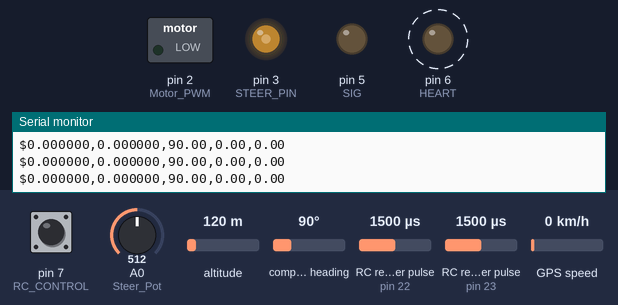
The sketch below on a simulated Arduino Mega 2560, built with avr-gcc and run on an emulated ATmega2560. Shown: switched loads named in the sketch (green lamp = pin HIGH), output pins drawn as LEDs (lit = HIGH), the last lines printed to the serial monitor. Wiring (inferred from the names in the program): 2 × RC receiver channel: data pin 22 / data pin 23; CMPS compass at I2C address 0x60. Dashed ring = blinking. The inputs (shaded band) are chosen by the test bench; at power-on: RC receiver pulse (sensors on pin 22, pin 23) 1500 µs, A0 (Steer_Pot) = 512, pin 7 (RC_CONTROL) HIGH, altitude 120 m, compass heading 90°, GPS speed 0 km/h. The GPS gets a fix after 3 s at 37.7749, -122.4194 with 8 satellites.

Above: at 1.4 s.
1.5 s: RC receiver pulse (sensor on pin 22) set to 1020 µs
At 3.0 s:
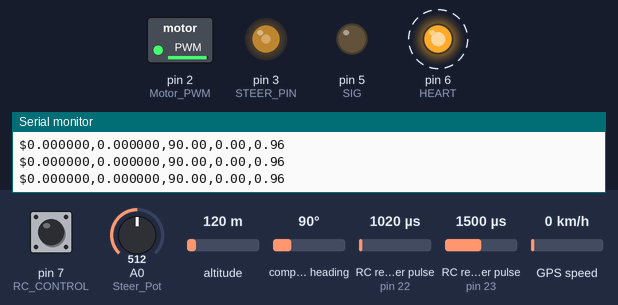
5.0 s: A0 (Steer_Pot) set to 490
At 6.0 s:
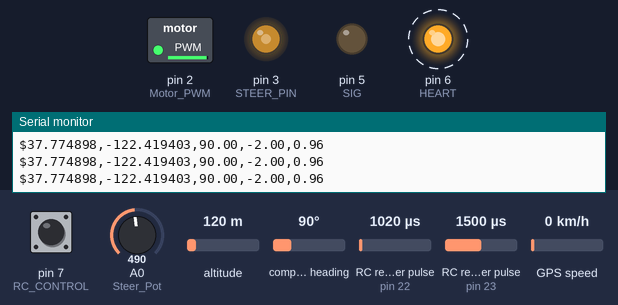
8.5 s: RC receiver pulse (sensor on pin 23) set to 1020 µs
At 9.1 s:
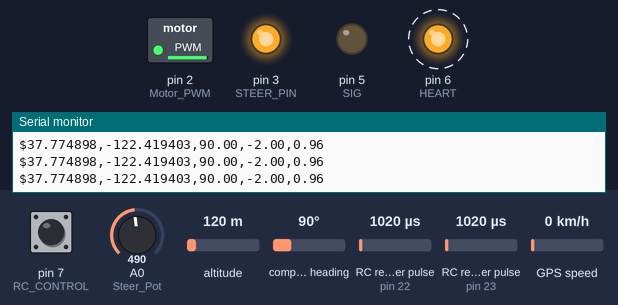
12.0 s: pin 7 (RC_CONTROL) pulled LOW for 0.15 s
At 12.1 s:
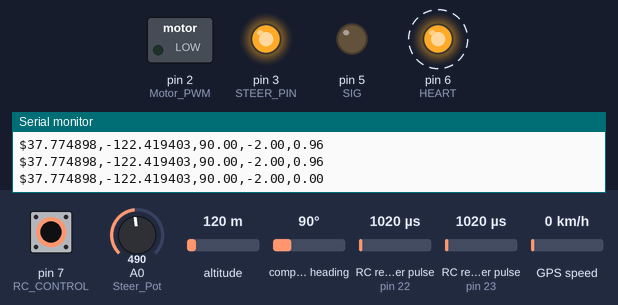
15.5 s: RC receiver pulse (sensor on pin 22) set to 1250 µs
At 16.3 s:
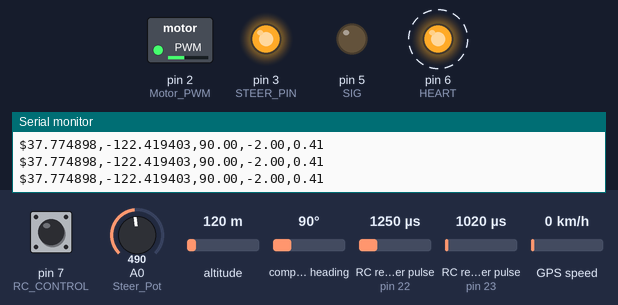
19.0 s: A0 (Steer_Pot) set to 992
At 20.5 s:
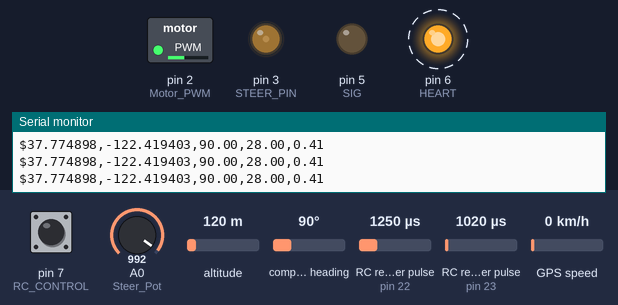
Timing chart, 0 to 23.5 s (numbered marks = the images above; inputs shaded):
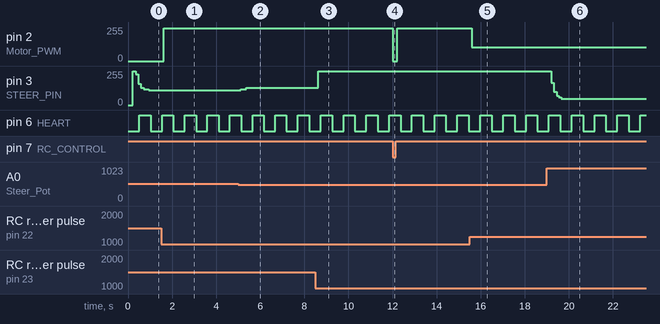

Measured:
- after the input at 1.5 s, pin 2 (Motor_PWM): 0/255 → 245/255 after 0.12 s
- after the input at 5.0 s, pin 3 (STEER_PIN): 110/255 → 120/255 after 0.12 s, → 129/255 0.24 s later
- after the input at 8.5 s, pin 3 (STEER_PIN): 129/255 → 255/255 after 0.12 s
- after the input at 12.0 s, pin 2 (Motor_PWM): 245/255 → 0/255 at once, → 245/255 0.20 s later
- after the input at 15.5 s, pin 2 (Motor_PWM): 245/255 → 104/255 after 0.10 s
- after the input at 19.0 s, pin 3 (STEER_PIN): moves from 255/255 to 48/255 over 0.46 s, starting after 0.20 s
- by itself, pin 6 (HEART): alternates HIGH for 0.52 s and LOW for 0.52 s

The sketch:

final_Quadbike_code.ino
```cpp
//$steer angle,speed m/s:
//e.g. $10,0.5:

//Returns
//Lat,lon,bearing,act speed, act steer \n
//kinematics: 345 cm diameter at 20 degrees (reported

#include <Wire.h>

#include <NMEAGPS.h>
#include <GPSport.h>


#include <avr/wdt.h>  //For watchdog timer


//Interface pins
#define SPEED_RC 22
#define STEER_RC 23
#define Steer_Pot A0  // Potentiometer on Analogue pin 0
//define sensorPin A1 // (used in theroy test) Pot for m/s
#define Motor_PWM 2 // PWM pin to control the Motor
#define STEER_PIN 3
#define HEART 6
#define SIG 5
#define RC_CONTROL 7

//Program constants
#define SER_MON 0  //Debug mode


#define MOTOR_TIME 100      //Interrupt time to send new data to steer and speed motors
#define LCD_TIME 500        //Time between LCD refresh
#define PC_WATCHDOG_TIME 1000  //Timeout to stop robot if no command rcvd
#define PC_COM_TIME 100     //Updates to the PC in ms
#define TIMEOUTPERIOD 8000             // You can make this time as long as you want,
// it's not limited to 8 seconds like the normal
// watchdog
#define CMPI2C_Address 0x60   // Defines address of CMPS10

//Variables
//Global variables to send to PC
//From Radio transmitter
float RC_steer_angle, RC_speed_val;
//From PC
float PC_steer, PC_speed;

float current_speed, current_angle;
//Values to send to motor driver
float motor_driver_steer = 0, motor_driver_speed = 0;


//GPS
NMEAGPS  gps; // This parses the GPS characters
gps_fix  fix; // This holds on to the latest values
//Compass
double bearing;

//GUI
bool RC_control = HIGH;
String stringOne = "Top LCD";
String stringTwo = "Bottom LCD";


//Data from PC Serial
char readString[100];
char c;
int pos;
int reading;
//Counters for interrupt timers
unsigned long pc_watchdog_drive = 0, led_drive = 0, lcd_drive = 0, pc_com = 0, serial_led_count = 0;
bool pc_watch_triggered = false;
unsigned long motor_intrpt = 0;
bool ledstate = LOW;
bool serial_led = LOW;


//WDT
unsigned long resetTime = 0;

#define doggieTickle() resetTime = millis();  // This macro will reset the timer
void(* resetFunc) (void) = 0; //declare reset function @ address 0

void watchdogSetup()
{
  cli();  // disable all interrupts
  wdt_reset(); // reset the WDT timer
  MCUSR &= ~(1 << WDRF); // because the data sheet said to
  /*
    WDTCSR configuration:
    WDIE = 1 :Interrupt Enable
    WDE = 1  :Reset Enable - I won't be using this on the 2560
    WDP3 = 0 :For 1000ms Time-out
    WDP2 = 1 :bit pattern is
    WDP1 = 1 :0110  change this for a different
    WDP0 = 0 :timeout period.
  */
  // Enter Watchdog Configuration mode:
  WDTCSR = (1 << WDCE) | (1 << WDE);
  // Set Watchdog settings: interrupte enable, 0110 for timer
  WDTCSR = (1 << WDIE) | (0 << WDP3) | (1 << WDP2) | (1 << WDP1) | (0 << WDP0);
  sei();
  //Serial.println("finished watchdog setup");  // just here for testing
}

void disablewatchdog()
{
  cli();  // disable all interrupts
  wdt_reset(); // reset the WDT timer
  MCUSR &= ~(1 << WDRF); // because the data sheet said to
  /*
    WDTCSR configuration:
    WDIE = 1 :Interrupt Enable
    WDE = 1  :Reset Enable - I won't be using this on the 2560
    WDP3 = 0 :For 1000ms Time-out
    WDP2 = 1 :bit pattern is
    WDP1 = 1 :0110  change this for a different
    WDP0 = 0 :timeout period.
  */
  // Enter Watchdog Configuration mode:
  WDTCSR = (1 << WDCE) | (0 << WDE);
  // Set Watchdog settings: interrupte enable, 0110 for timer
  WDTCSR = (0 << WDIE) | (0 << WDP3) | (1 << WDP2) | (1 << WDP1) | (0 << WDP0);
  sei();

}

ISR(WDT_vect) // Watchdog timer interrupt.
{
  if (millis() - resetTime > TIMEOUTPERIOD) {
    //Serial.println("This is where it would have rebooted");  // just here for testing
    // doggieTickle();                                          // take these lines out
    resetFunc();     // This will call location zero and cause a reboot.
  }
}


void clear_LCD() {
  Serial3.write(0xFE); Serial3.write(0x01); //Clear LCD
}
void nextline_LCD() {
  Serial3.write(0xFE); Serial3.write(192); //Next LCD Line
}


void self_test()
{
  clear_LCD();
  Serial3.print("Start self test");
  delay(2000);
  clear_LCD();
  Serial3.print("Steer test");
  nextline_LCD();
  Serial3.print("Steer right");

  for (int i = 0; i < 50; i++)
  {
    Steer(10);
    delay(100);
  }
  clear_LCD();
  Serial3.print("Steer test");
  nextline_LCD();
  Serial3.print("Steer straight");

  for (int i = 0; i < 50; i++)
  {
    Steer(0);
    delay(100);
  }
  clear_LCD();
  Serial3.print("Steer OK");
  delay(1000);
  digitalWrite(HEART, 1);
  digitalWrite(SIG, 1);
  clear_LCD();
  Serial3.print("LEDs on");

  delay(2000);
  digitalWrite(HEART, 0);
  digitalWrite(SIG, 0);

}
void setup() {

  disablewatchdog();
  Serial.begin(57600); // Opens serial communication up
  Serial3.begin(9600);
  Wire.begin(); // Starts I2C communication
  delay(100); // Delays the start of the Loop form running


  pinMode(Motor_PWM, OUTPUT);
  pinMode(2, OUTPUT);
  analogWrite(Motor_PWM, 0); // Makes the motor start off
  pc_watchdog_drive = millis();

  motor_intrpt = 0;
  if (SER_MON) Serial.println("Done");
  pinMode(SPEED_RC, INPUT);
  pinMode(STEER_RC, INPUT);
  pinMode(RC_CONTROL, INPUT_PULLUP);
  pinMode(HEART, OUTPUT);
  pinMode(STEER_PIN, OUTPUT);
  pinMode(SIG, OUTPUT);
  RC_control = digitalRead(RC_CONTROL);//RC_control=false;
  clear_LCD();
  if (RC_control) stringOne = "RC Control"; else stringOne = "Serial Control"; Serial3.print(stringOne);
  gpsPort.begin(9600);
  clear_LCD();
  Serial3.print("Initialised OK");
  delay(100);
  //self_test();
  watchdogSetup();

}

void send_data_PC()
{
  //Returns
  //Lat,lon,bearing,act speed, act steer \n
  Serial.print("$");
  Serial.print(fix.latitude(), 6); Serial.print(",");
  Serial.print(fix.longitude(), 6); Serial.print(",");
  Serial.print(bearing); Serial.print(",");
  Serial.print(current_angle); Serial.print(",");
  Serial.print(current_speed); Serial.println();
}
double read_compass(void)
{
  byte highByte, lowByte, fine;              // highByte and lowByte store high and low bytes of the bearing and fine stores decimal place of bearing
  double bearing;                               // Stores full bearing

  Wire.beginTransmission(CMPI2C_Address);           //starts communication with CMPS10
  Wire.write(2);                             //Sends the register we wish to start reading from
  Wire.endTransmission();

  Wire.requestFrom(CMPI2C_Address, 2);              // Request 4 bytes from CMPS10
  int timeout = 0;
  while ((Wire.available() < 2) && (timeout < 50000))
    timeout ++;  // Wait for bytes to become available or timeout
  if (timeout < 50000)
  {
    highByte = Wire.read();
    lowByte = Wire.read();
    bearing = ((highByte << 8) + lowByte) / 10; // Calculate full bearing
  } else {
    bearing = 999.9; // a rogue value
  }

  return bearing;
}

void read_RC() {
  int duration1, duration2;
  duration1 = pulseIn(SPEED_RC, HIGH, 30000UL); //30 ms timeout
  duration2 = pulseIn(STEER_RC, HIGH, 30000UL);
  // Serial.println(duration2);
  if ((duration1 == 0) || (duration2 == 0)) {
    stringTwo = "NO SIGNAL";
    RC_steer_angle = 0; RC_speed_val = 0;

  } else
  {
    RC_steer_angle = -((float)duration2 - 1475) / 425 * 30;
    RC_speed_val = ((float)duration1 - 1420) / 414 * -1;
    /* if (SER_MON)
      {
      Serial.print(duration1);
      Serial.print(" , ");
      Serial.print(duration2);
       Serial.print(" : ");
        Serial.print(steer_angle);Serial.print(" , ");
         Serial.print(speed_val);
        Serial.println();
      }*/
    if (RC_steer_angle > 20) RC_steer_angle = 20;
    if (RC_steer_angle < -20) RC_steer_angle = -20;
    if (RC_speed_val < 0) RC_speed_val = 0;
    stringTwo = "Sr:" + String(RC_steer_angle, 0) + ", Sd:" + String(RC_speed_val, 1);
  }
}


double filter(double input, double f)
{
  static bool initialise = true;
  static double prev_x = 0, prev_y = 0;
  double y;
  double T;
  static unsigned long lastmillis;

  T = (millis() - lastmillis) / 1000.00;

  //f = 0.2; //Cutoff frequency in Hz, small value makes a slow response
  f = f * 2 * PI;
  //if (initialise) y = input; else
  y = f * T * prev_x + prev_y - f * T * prev_y;
  initialise = false;
  prev_x = input;
  prev_y = y;
  lastmillis = millis();
  return y;
}

void read_steerangle() {
  int POT_Value = analogRead(Steer_Pot);  // Reads linear actuators internal potentiometer

  double Filtered_POT;
  Filtered_POT = filter((double)POT_Value, 0.8);

  current_angle = map(Filtered_POT, 0, 1018, -30, 30); // Maps the potentiometers value to the vehicles steer angle
  // return current_angle; // Returns the Current steer angle to the function
}

void Steer(double angle) {  // Function to contol steering


  //<--Closed-Loop System-->//
  double K = 10; // Gain for the closed loop
  if (angle>20) angle=20;
  if (angle<-20) angle=-20;
  read_steerangle(); // Gets the current angle of the steering and call it current angle
  double error = angle - current_angle; // A Closed-Loop System to create an error

  //<--Actuators direction-->//
  double errorB;
  errorB = (error) * K;
  if (errorB > 127) errorB = 127;
  if (errorB < -127) errorB = -127;
  int e = (int)errorB;

  e = e + 128;
  //e=255-e;
  /*  Serial.print("Desired angle:");
    Serial.print(angle);
    Serial.print("  Current angle:");
    Serial.print(current_angle);
    Serial.print(",");
    Serial.println(e);*/
  analogWrite(STEER_PIN, e);

}


void Speed(double sp)
{
  byte spdb;
  double spd2;
  spd2 = sp * 255;
  if (spd2 > 255) spd2 = 255;
  spdb = (byte) spd2;
  analogWrite(Motor_PWM, spdb);
  current_speed = sp;
}


int string_split(char input[], char *delimiter) //Used for parsing Serial. from PC
//int string_split(String input,char *delimiter)
/*Returns string split in global variable:
  char str_split_result[20][15]; //20 strings of up to 15 characters each
  first item is in str_split_result[0]
  and value returned = number of strings split
*/

{ //$steer,speed,led1,led2,led3:
  char str_split_result[20][15];
  char *token;
  int n = 0;

  // double spd; //speed is reserved

  token = strtok(input, delimiter);
  while (token != NULL)
  {
    strcpy(str_split_result[n], token);
    n++;
    token = strtok(NULL, delimiter);
  }

  PC_steer = strtod(str_split_result[0], NULL);
  PC_speed = strtod(str_split_result[1], NULL);
   if (PC_steer > 20) PC_steer = 20;
    if (PC_steer< -20) PC_steer = -20;


}


void loop()
{


  doggieTickle();  // if you uncomment this line, it will keep resetting the timer.


  if (RC_control != digitalRead(RC_CONTROL))
  {
    RC_control = digitalRead(RC_CONTROL);
    if (RC_control) stringOne = "RC Control"; else stringOne = "Serial Control";
    clear_LCD();  //Update to LCD immediately switch is thrown
    Serial3.print(stringOne);
    nextline_LCD();
    Serial3.print(stringTwo);
  }

  if (RC_control)
  {

    read_RC();
    motor_driver_steer = RC_steer_angle;
    motor_driver_speed = RC_speed_val;

  }

  if (!RC_control)  //Serial data defines steer and speed
  {
    if (((millis() - pc_watchdog_drive) > PC_WATCHDOG_TIME) && (!pc_watch_triggered))
    {
      motor_driver_speed = 0;
      Speed( motor_driver_speed);
      pc_watch_triggered = true;
      stringTwo = "TIMED OUT";
    }
    if (Serial.available() > 0)
    {
      c = Serial.read();  //gets one byte from serial buffer
      serial_led = HIGH; serial_led_count = millis() + 500;
      if (c == '$') {
        reading = 1;
        pos = 0;
      }

      if ((c != ':') && (c != '$')) {
        readString[pos] = c;  //makes the string readString
        pos++;
      }
      if (pos > 15)
      {
        reading = 0;
        pos = 0;
        c = 0;
      }
      if (c == ':') //End of command
      {
        readString[pos] = '\0';
        int n = string_split(readString, ",");
        Serial.flush();
        pc_watchdog_drive = millis();
        pc_watch_triggered = false;
        pos = 0;
        c = 0;
        reading = 0;
        stringTwo = "Sr:" + String(PC_steer, 0) + ", Sd:" + String(PC_speed, 1);
        motor_driver_steer = PC_steer;
        motor_driver_speed = PC_speed;
      }

    }
  }

  if ((millis() - motor_intrpt) > MOTOR_TIME)
  {
    Steer(motor_driver_steer);
    Speed(motor_driver_speed);
    motor_intrpt = millis();
  }
  if ((millis() - led_drive) > 500)
  {
    led_drive = millis();
    ledstate = !ledstate;

    digitalWrite(HEART, ledstate);
  }
  if (serial_led)
  {
    digitalWrite(SIG, HIGH);
    if (millis() > serial_led_count)
    {
      serial_led = false;
      digitalWrite(SIG, LOW);
    }
  }
  if ((millis() - lcd_drive) > LCD_TIME)
  {
    lcd_drive = millis();
    clear_LCD();
    Serial3.print(stringOne);
    nextline_LCD();
    Serial3.print(stringTwo);
  }

  //GPS

  if (gps.available( gpsPort )) fix = gps.read();

  if ((millis() - pc_com) > PC_COM_TIME)
  {
    pc_com = millis();
    bearing = read_compass();
    send_data_PC();
  }
}
```
